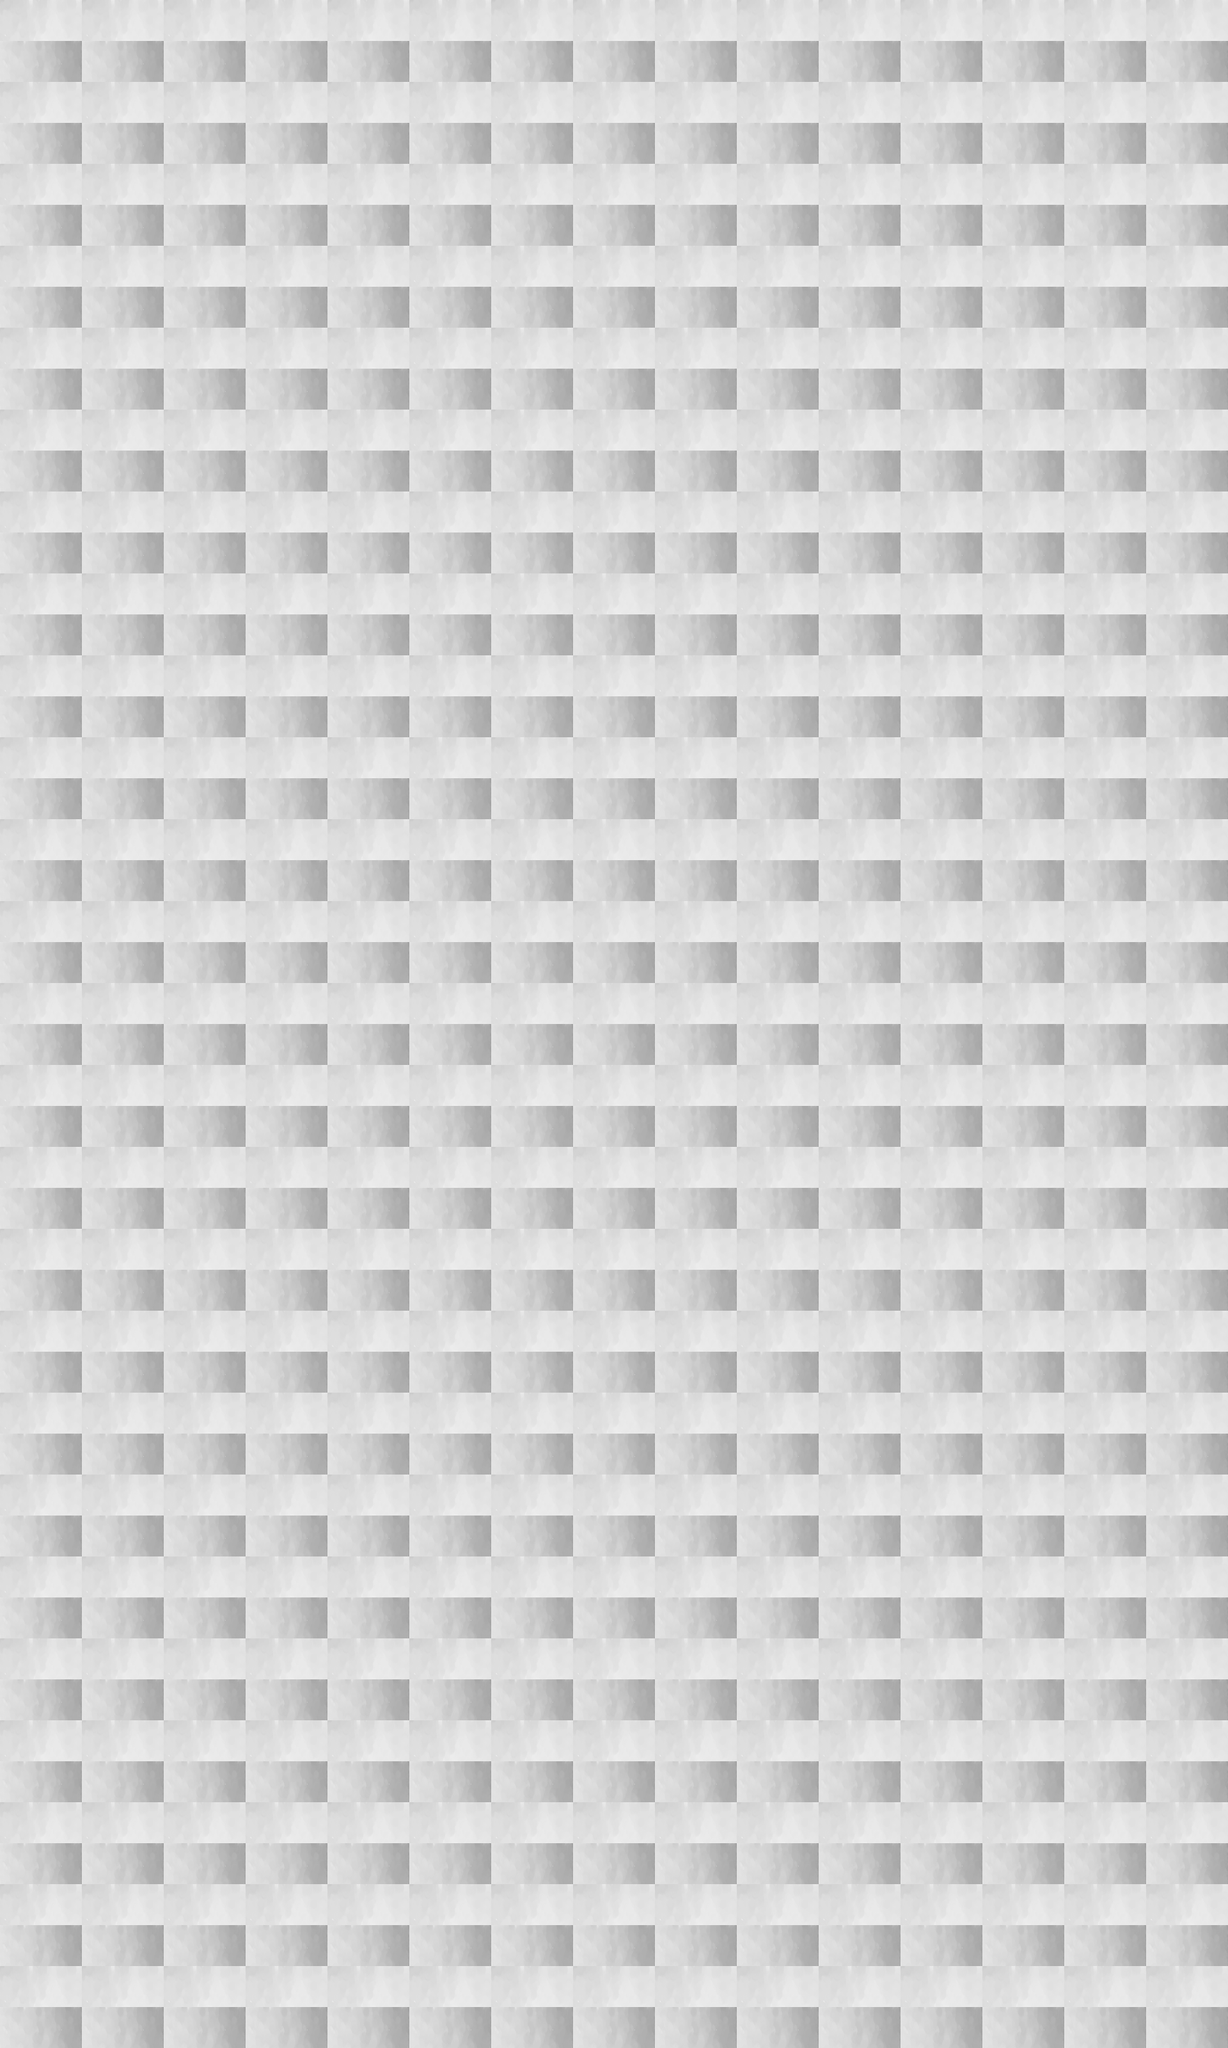

Tiled map render using the project's own tile images. Description and the map definition, with tile-layer contents summarised, below:
An orthogonal 30x50 tile map with 64x64 px tiles, 1 tile layer (タイル・レイヤー1).

<map version="1.0" orientation="orthogonal" width="30" height="50" tilewidth="64" tileheight="64">
 <tileset firstgid="1" name="snow" tilewidth="64" tileheight="64">
  <image source="snow.png" width="128" height="128" />
 </tileset>
 <layer name="タイル・レイヤー1" width="30" height="50">
  <data>[1500 cells, 1500 non-empty, 4 distinct tile ids]</data>
 </layer>
</map>